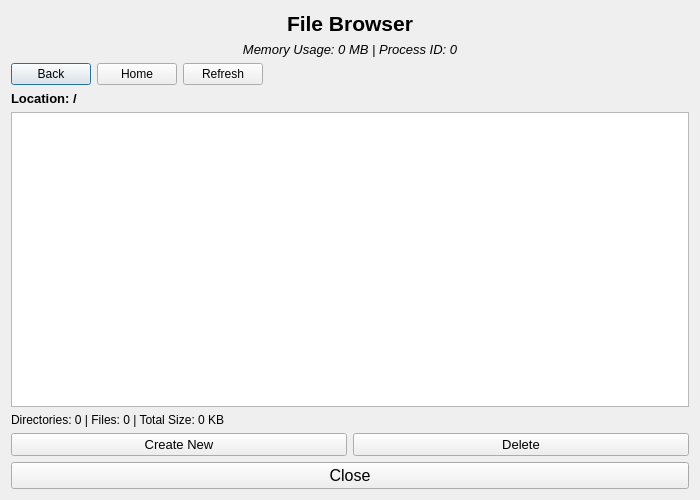
<?xml version="1.0" encoding="UTF-8"?>
<ui version="4.0">
 <class>FileBrowser</class>
 <widget class="QDialog" name="FileBrowser">
  <property name="geometry">
   <rect>
    <x>0</x>
    <y>0</y>
    <width>700</width>
    <height>500</height>
   </rect>
  </property>
  <property name="windowTitle">
   <string>Mini OS - File Browser</string>
  </property>
  <layout class="QVBoxLayout" name="verticalLayout">
   <item>
    <widget class="QLabel" name="titleLabel">
     <property name="font">
      <font>
       <family>Arial</family>
       <pointsize>16</pointsize>
       <weight>75</weight>
       <bold>true</bold>
      </font>
     </property>
     <property name="text">
      <string>File Browser</string>
     </property>
     <property name="alignment">
      <set>Qt::AlignCenter</set>
     </property>
    </widget>
   </item>
   <item>
    <widget class="QLabel" name="resourceLabel">
     <property name="font">
      <font>
       <family>Arial</family>
       <pointsize>10</pointsize>
       <italic>true</italic>
      </font>
     </property>
     <property name="text">
      <string>Memory Usage: 0 MB | Process ID: 0</string>
     </property>
     <property name="alignment">
      <set>Qt::AlignCenter</set>
     </property>
    </widget>
   </item>
   <item>
    <layout class="QHBoxLayout" name="horizontalLayout">
     <item>
      <widget class="QPushButton" name="backButton">
       <property name="text">
        <string>Back</string>
       </property>
      </widget>
     </item>
     <item>
      <widget class="QPushButton" name="homeButton">
       <property name="text">
        <string>Home</string>
       </property>
      </widget>
     </item>
     <item>
      <widget class="QPushButton" name="refreshButton">
       <property name="text">
        <string>Refresh</string>
       </property>
      </widget>
     </item>
     <item>
      <spacer name="horizontalSpacer">
       <property name="orientation">
        <enum>Qt::Horizontal</enum>
       </property>
       <property name="sizeHint" stdset="0">
        <size>
         <width>40</width>
         <height>20</height>
        </size>
       </property>
      </spacer>
     </item>
    </layout>
   </item>
   <item>
    <widget class="QLabel" name="pathLabel">
     <property name="font">
      <font>
       <family>Arial</family>
       <pointsize>10</pointsize>
       <weight>75</weight>
       <bold>true</bold>
      </font>
     </property>
     <property name="text">
      <string>Location: /</string>
     </property>
    </widget>
   </item>
   <item>
    <widget class="QListWidget" name="fileListWidget"/>
   </item>
   <item>
    <widget class="QLabel" name="statsLabel">
     <property name="font">
      <font>
       <family>Arial</family>
       <pointsize>9</pointsize>
      </font>
     </property>
     <property name="text">
      <string>Directories: 0 | Files: 0 | Total Size: 0 KB</string>
     </property>
    </widget>
   </item>
   <item>
    <layout class="QHBoxLayout" name="horizontalLayout_2">
     <item>
      <widget class="QPushButton" name="createButton">
       <property name="font">
        <font>
         <family>Arial</family>
         <pointsize>10</pointsize>
        </font>
       </property>
       <property name="text">
        <string>Create New</string>
       </property>
      </widget>
     </item>
     <item>
      <widget class="QPushButton" name="deleteButton">
       <property name="font">
        <font>
         <family>Arial</family>
         <pointsize>10</pointsize>
        </font>
       </property>
       <property name="text">
        <string>Delete</string>
       </property>
      </widget>
     </item>
    </layout>
   </item>
   <item>
    <widget class="QPushButton" name="closeButton">
     <property name="font">
      <font>
       <family>Arial</family>
       <pointsize>12</pointsize>
      </font>
     </property>
     <property name="text">
      <string>Close</string>
     </property>
    </widget>
   </item>
  </layout>
 </widget>
 <resources/>
 <connections/>
</ui>
